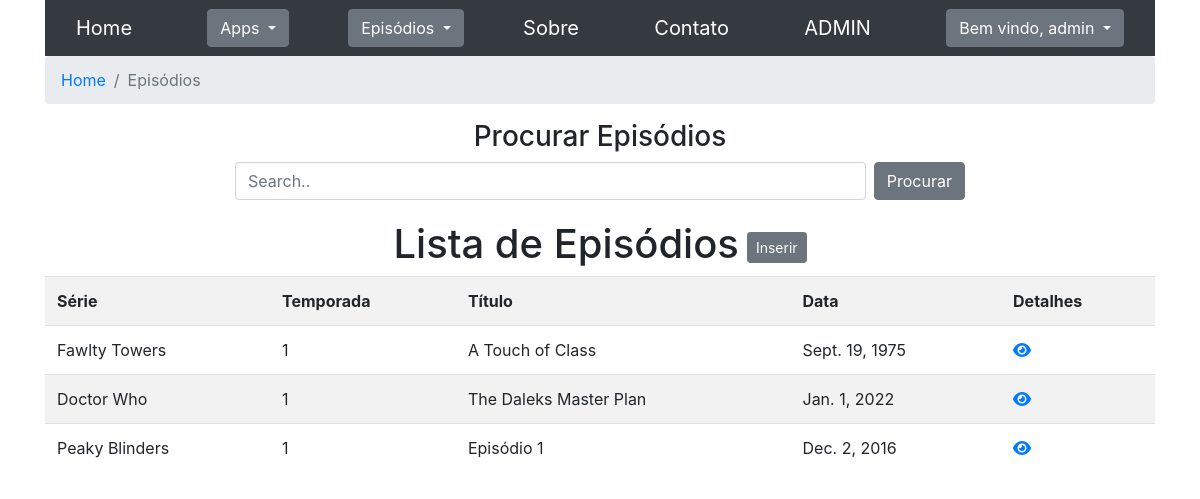
The app's page /seriados/episodios/busca/ (signed in), older data.
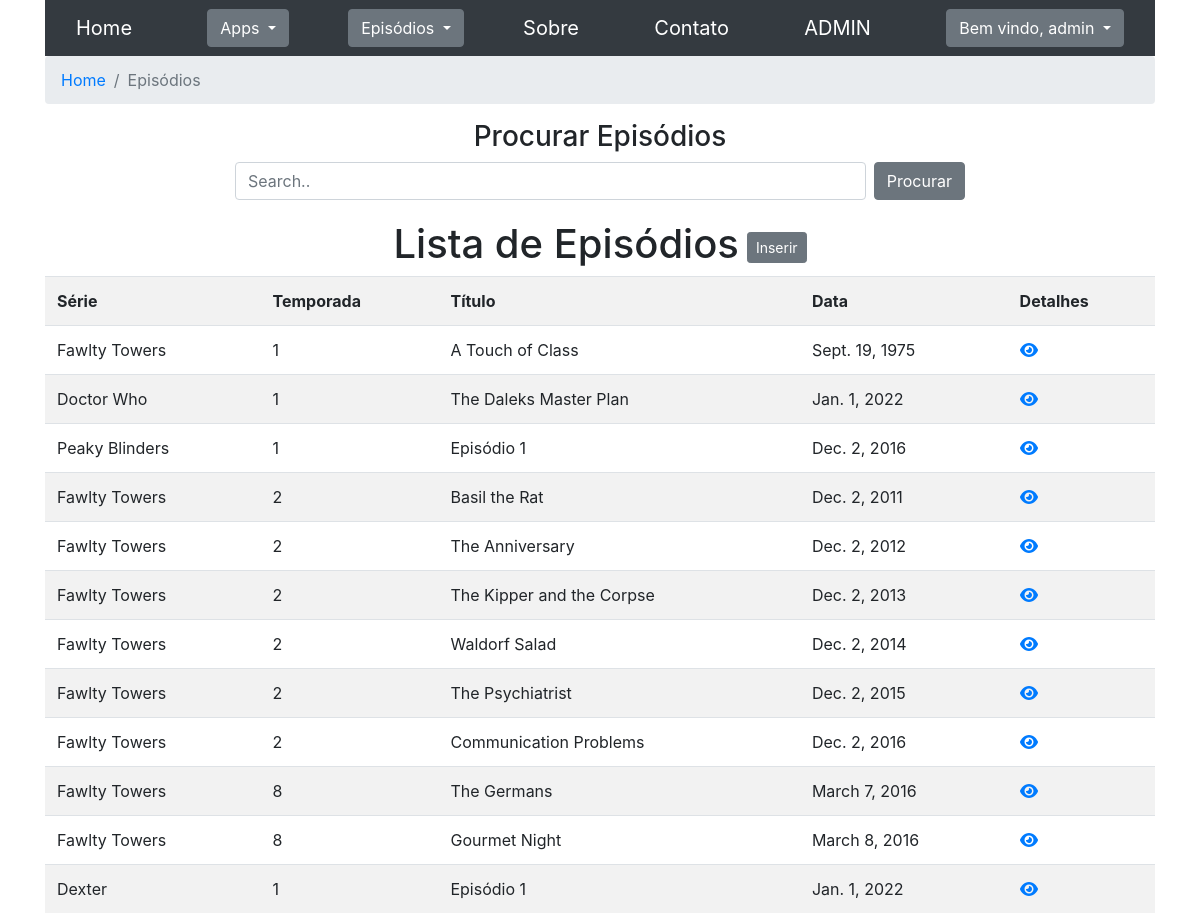
The same page, newer data.
### seriados/models.py (models this page shows, shortened)
class Episodio(models.Model):
    data = models.DateField(verbose_name="Data")
    titulo = models.CharField(max_length=200, verbose_name="Título")
    temporada = models.ForeignKey(Temporada, on_delete=models.CASCADE, verbose_name="Temporada")
    class Meta:
        verbose_name = "Episódio"
        verbose_name_plural = "Episódios"

class Temporada(models.Model):
    numero = models.IntegerField(verbose_name="Número")
    serie = models.ForeignKey(Serie, on_delete=models.CASCADE, verbose_name="Série")
    class Meta:
        verbose_name = "Temporada"
        verbose_name_plural = "Temporadas"

class Serie(models.Model):
    nome = models.CharField(max_length=70, verbose_name="Nome")
    class Meta:
        verbose_name = "Série"
        verbose_name_plural = "Séries"

### seriados/views.py (the view, shortened to what this page needs)
# urls.py: path('episodios/busca/', views.EpisodioBuscaListView.as_view(), name='episodio_busca_list'),
class EpisodioBuscaListView(LoginRequiredMixin, PermissionRequiredMixin, ListView):
    permission_required = 'seriados.view_episodio'
    template_name = 'episodio/episodio_busca_list.html'
    model = Episodio
    extra_context={
        'detail_url': 'seriados:episodio_details',
        'insert_url': 'seriados:episodio_insert',
        'title': 'Episódios',
    }
    def get_queryset(self):
        search = self.request.GET.get('search', "")
        q = Q(titulo__contains=search) | Q(temporada__serie__nome__contains=search)
        qs = super().get_queryset().filter(q)
        return qs

### seriados/templates/episodio/episodio_busca_list.html (shortened to what this page needs)
{% extends "base.html" %}
{% block content %}
<nav aria-label="breadcrumb">
    <ol class="breadcrumb">
        <li class="breadcrumb-item"><a href="{% url 'seriados:home' %}">Home</a></li>
        <li class="breadcrumb-item active" aria-current="page">{{ title }}</li>
    </ol>
</nav>
<div class="row pesquisar my-3">
    <div class="col-6 col-md-8 text-center">
        <h3>Procurar {{ title }}</h3>
        <div class="flex-row">
            <input class="form-control" id='input_search' type="text" placeholder="Search.." value="{{view.request.GET.search}}">
            <button class="btn btn-secondary ml-2" id="btn_search">Procurar</button>
        </div>
    </div>
</div>
<div class="flex-row center">
    <div class="mt-1">
        <h1>Lista de {{ title }}</h1>
    </div>
    <div class="ml-2">
        <a href='{% url insert_url %}'>
            <h3>
                <button type="button" class="btn btn-secondary btn-sm mt-3">Inserir</button>
            </h3>
        </a>
    </div>
</div>
<table class="table table-hover table-striped">
    <tr>
        <th>Série</th>
        <th>Temporada</th>
        <th>Título</th>
        <th>Data</th>
        <th>Detalhes</th>
    </tr>
    {% for object in object_list %}
        <tr>
            <td>{{ object.temporada.serie.nome }}</td>
            <td>{{ object.temporada.numero }}</td>
            <td>{{ object.titulo }}</td>
            <td>{{ object.data }}</td>
            <td>
                <a href="{% url detail_url pk=object.pk %}">
                    <i class="fa-solid fa-eye" title="Visualizar"></i>
                </a>
            </td>
        </tr>
    {% endfor %}
</table>
{% endblock %}

### seriados/templates/base.html (shortened to what this page needs)
{% load static %}
{% load i18n %}
<!DOCTYPE html>
<html lang="en">
    <head>
        <link rel="stylesheet" href="https://cdn.jsdelivr.net/npm/bootstrap@4.6.1/dist/css/bootstrap.min.css">
        <link href="{% static 'css/style.css' %}" rel="stylesheet">
    </head>
    <body>
        <div class="container">
            <nav class="navbar navbar-expand_lg navbar-dark bg-dark">
            <div class="container-fluid">
                {% block navbar %}
                {% include 'navbar.html' %}
                {% endblock %}
            </div>
        </nav>
        {% block content %}{% endblock %}
    </body>
</html>

### seriados/templates/navbar.html (shortened to what this page needs)
<!DOCTYPE html>
<a class="navbar-brand" href={% url 'seriados:home' %}>Home</a>
<div class="dropdown">
    <button class="btn btn-secondary dropdown-toggle" type="button" id="dropdownMenuButton" data-toggle="dropdown" aria-expanded="false">
        Apps
    </button>
</div>
<div class="dropdown">
    <button class="btn btn-secondary dropdown-toggle" type="button" id="dropdownMenuButton1" data-toggle="dropdown" aria-expanded="false">
        Episódios
    </button>
</div>
<a class="navbar-brand" href={% url 'seriados:about' %}>Sobre</a>
<a class="navbar-brand" href={% url 'seriados:contact' %}>Contato</a>
<a class="navbar-brand" href={% url 'admin:index' %}>ADMIN</a>
{% if user.is_authenticated %}
    <div class="dropdown">
        <button class="btn btn-secondary dropdown-toggle" type="button" id="dropdownMenuButton2" data-toggle="dropdown" aria-expanded="false">
            Bem vindo, {{user.username}}
        </button>
    </div>
{% else %}
    <a class="navbar-brand" href={% url 'login' %}>Login</a>
{% endif %}

### seriados/static/css/style.css (style rules this page uses)
html { height:100%; }
body { position:absolute; top:0; bottom:0; right:0; left:0; }
.pesquisar { display: flex; justify-content: center; }
.flex-row { display: flex; flex-direction: row; }
.center { justify-content: center; }

Row changes from the older to the newer data that the page shows:
added Episodio: temporada.serie.nome "Fawlty Towers", temporada.numero "2", titulo "Basil the Rat", data "Dec. 2, 2011"
added Episodio: temporada.serie.nome "Fawlty Towers", temporada.numero "2", titulo "The Anniversary", data "Dec. 2, 2012"
added Episodio: temporada.serie.nome "Fawlty Towers", temporada.numero "2", titulo "The Kipper and the Corpse", data "Dec. 2, 2013"
added Episodio: temporada.serie.nome "Fawlty Towers", temporada.numero "2", titulo "Waldorf Salad", data "Dec. 2, 2014"
added Episodio: temporada.serie.nome "Fawlty Towers", temporada.numero "2", titulo "The Psychiatrist", data "Dec. 2, 2015"
added Episodio: temporada.serie.nome "Fawlty Towers", temporada.numero "2", titulo "Communication Problems", data "Dec. 2, 2016"
added Episodio: temporada.serie.nome "Fawlty Towers", temporada.numero "8", titulo "The Germans", data "March 7, 2016"
added Episodio: temporada.serie.nome "Fawlty Towers", temporada.numero "8", titulo "Gourmet Night", data "March 8, 2016"
added Episodio: temporada.serie.nome "Dexter", temporada.numero "1", titulo "Episódio 1", data "Jan. 1, 2022"
